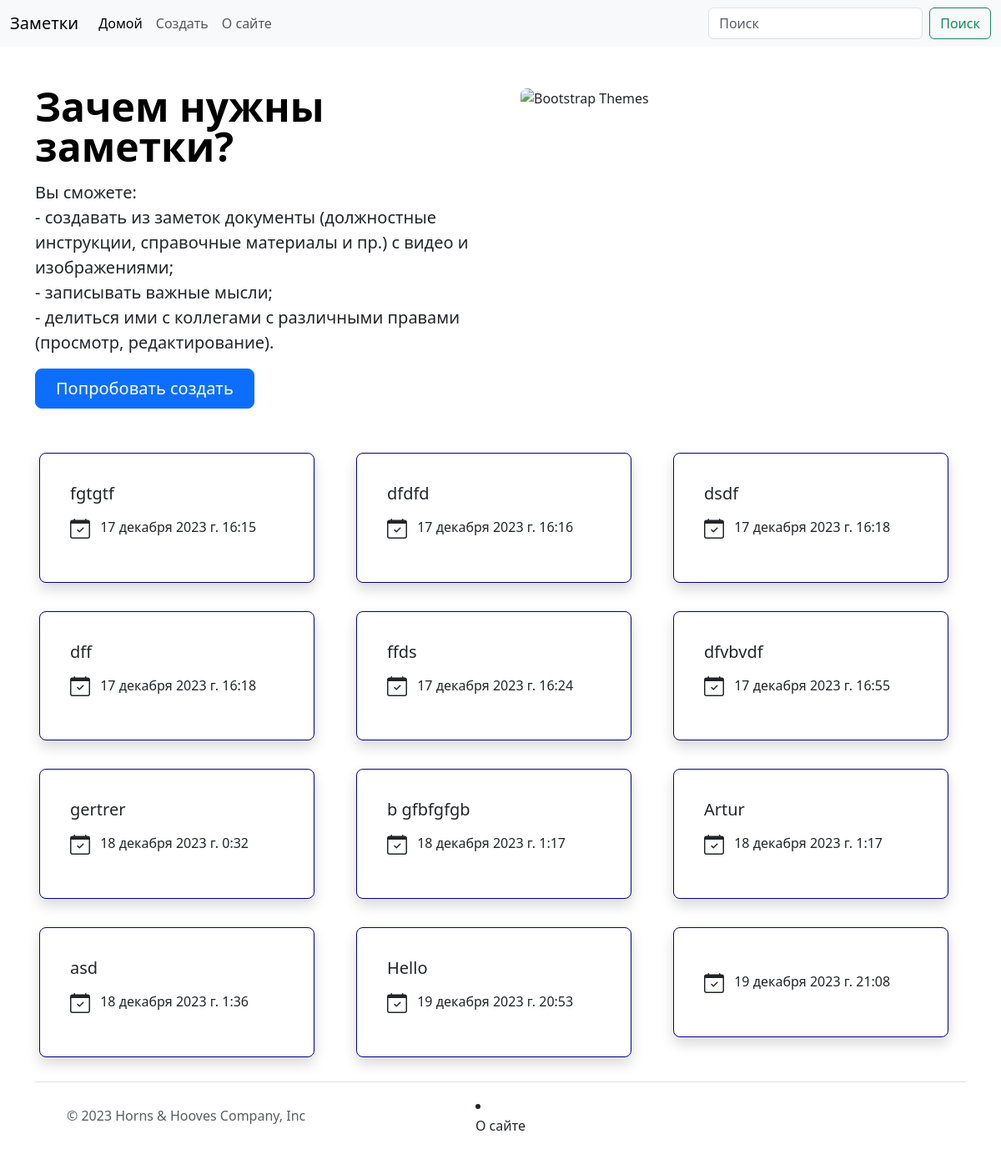
The app's page /, older data.
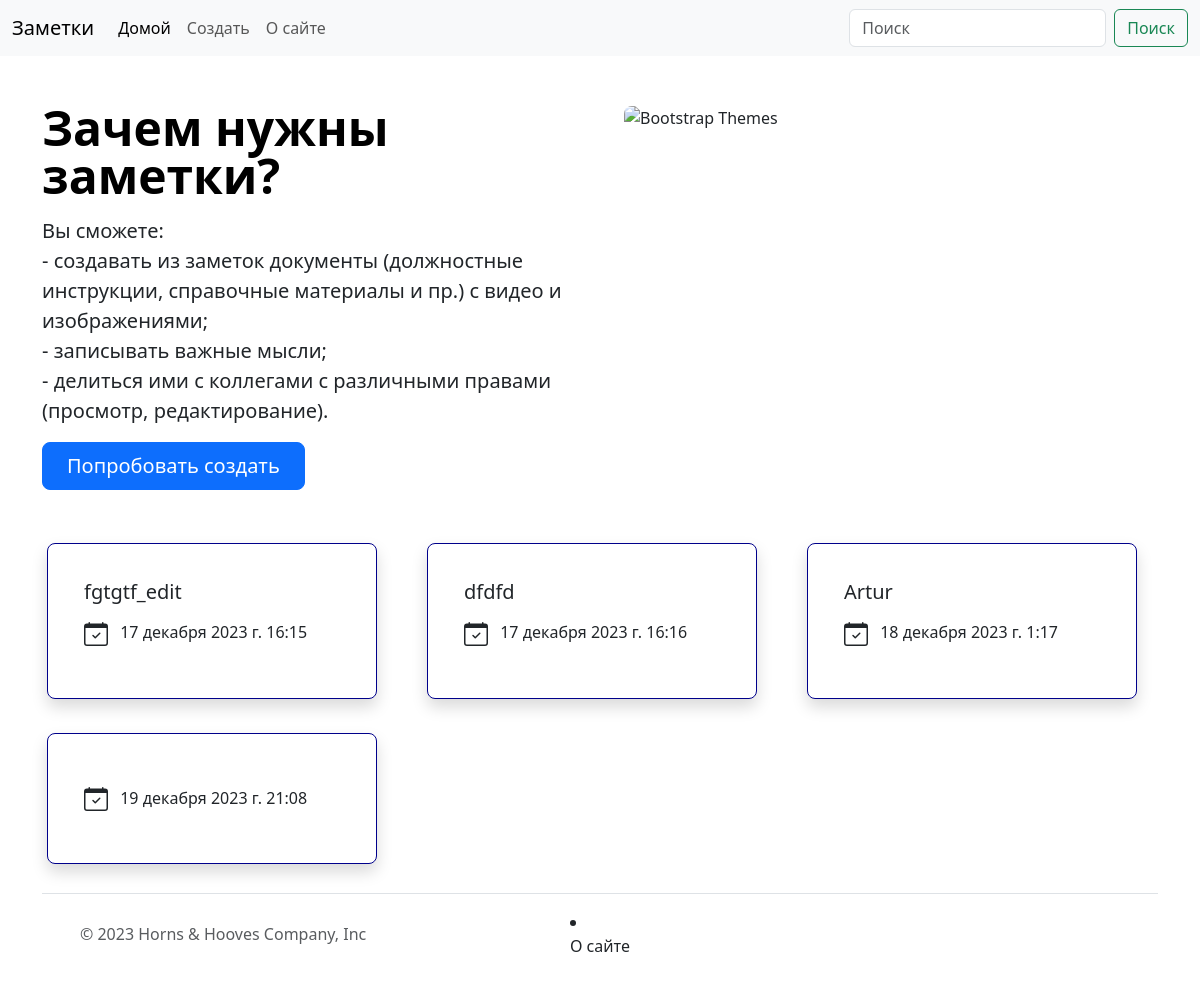
The same page, newer data.
### posts/models.py (models this page shows)
class Note(models.Model):
    uuid = models.UUIDField(primary_key=True, default=uuid.uuid4, editable=False)
    title = models.CharField(max_length=255)
    content = models.TextField()
    created_at = models.DateTimeField(auto_now_add=True)
    mod_time = models.DateTimeField(null=True, blank=True)

### posts/views.py (the view)
# urls.py: path("", home_page_view, name="home"),
def home_page_view(request: WSGIRequest):
    all_notes = Note.objects.all()
    context: dict = {
        "notes": all_notes
    }
    return render(request, "home.html", context)

### templates/home.html (shortened to what this page needs)
{% extends 'base.html' %}
{% load static %}
{% block links %}
    <link rel="stylesheet" href="{% static 'css/main.css' %}">
{% endblock %}
{% block content %}
    <div class="container">
        {% include 'welcome.html' %}
        {% include 'posts-list.html' %}
    </div>
{% endblock %}

### templates/posts-list.html (shortened to what this page needs)
<div class="row row-cols-1 row-cols-md-3 g-4">
    {% for note in notes %}
      <div class="col">
        <div class="card shadow">
          <div class="card-body">
            <h5 class="card-title">
                <a class="text-dark text-decoration-none" href="{% url 'show-note' note.uuid %}">{{ note.title }}</a>
            </h5>
            <p class="card-text my-3">
                {{ note.created_at }}
            </p>
          </div>
        </div>
      </div>
    {% endfor %}
</div>

Row changes from the older to the newer data that the page shows:
removed Note: title "dsdf", created_at "17 декабря 2023 г. 16:18"
removed Note: title "dff", created_at "17 декабря 2023 г. 16:18"
removed Note: title "ffds", created_at "17 декабря 2023 г. 16:24"
removed Note: title "dfvbvdf", created_at "17 декабря 2023 г. 16:55"
removed Note: title "gertrer", created_at "18 декабря 2023 г. 0:32"
removed Note: title "b gfbfgfgb", created_at "18 декабря 2023 г. 1:17"
removed Note: title "asd", created_at "18 декабря 2023 г. 1:36"
removed Note: title "Hello", created_at "19 декабря 2023 г. 20:53"
changed Note: title "fgtgtf" → "fgtgtf_edit"
